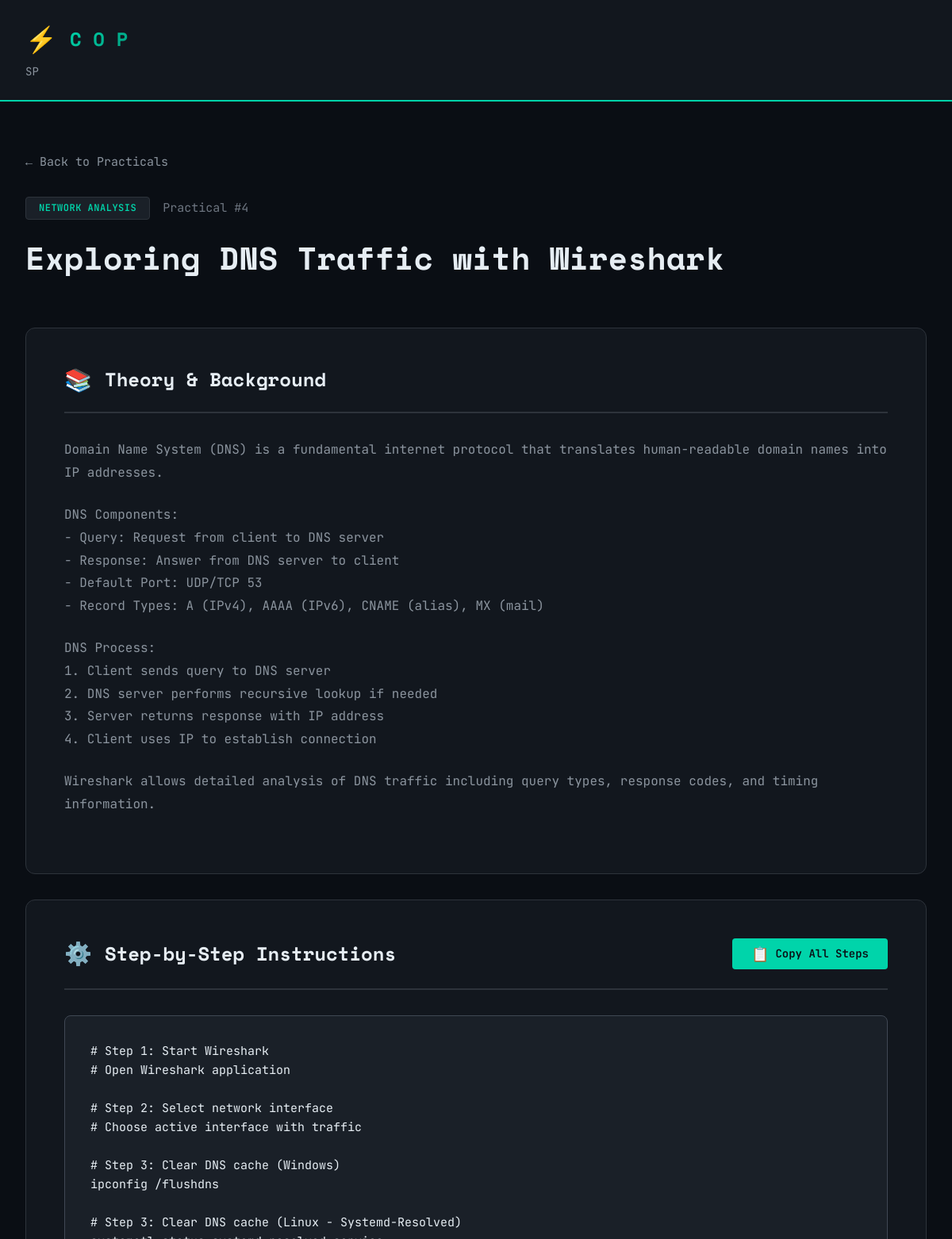
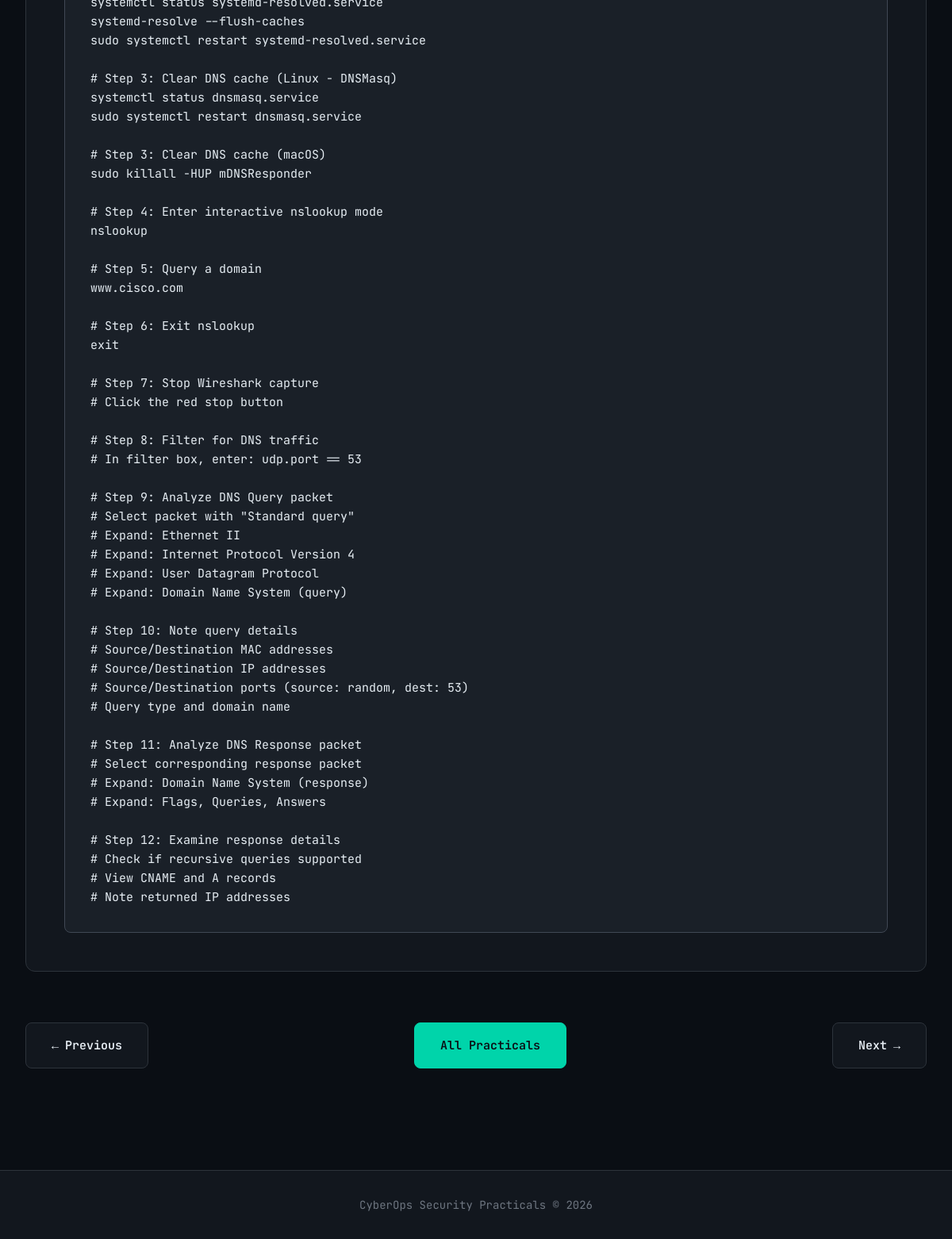
Screenshot of /practical/4 with the database file from the repository (2 pictures, top to bottom).
### tables this page shows
CREATE TABLE practicals (
            id INTEGER PRIMARY KEY AUTOINCREMENT,
            title TEXT NOT NULL,
            category TEXT NOT NULL,
            theory TEXT NOT NULL,
            steps TEXT NOT NULL
        );

### app.py (the view)
@app.route('/practical/<int:practical_id>')
def practical(practical_id):
    conn = get_db()
    cursor = conn.cursor()
    cursor.execute('SELECT * FROM practicals WHERE id = ?', (practical_id,))
    practical = cursor.fetchone()
    conn.close()
    if practical is None:
        return "Practical not found", 404
    return render_template('practical.html', practical=practical)

### app.py (called while the page is built)
def get_db():
    conn = sqlite3.connect(DATABASE)
    conn.row_factory = sqlite3.Row
    return conn

### templates/practical.html (shortened to what this page needs)
{% extends "base.html" %}
{% block content %}
<div class="container">
    <div class="breadcrumb">
        <a href="/">← Back to Practicals</a>
    </div>
    <div class="practical-header">
        <div class="header-meta">
            <span class="category-badge">{{ practical['category'] }}</span>
            <span class="practical-id">Practical #{{ practical['id'] }}</span>
        </div>
        <h1 class="practical-title">{{ practical['title'] }}</h1>
    </div>
    <div class="practical-content">
        <section class="content-section">
            <div class="section-header">
                <h2 class="section-title">
                    <span class="section-icon">📚</span>
                    Theory & Background
                </h2>
            </div>
            <div class="section-body theory-content">
                {{ practical['theory']|replace('\n\n', '</p><p>')|replace('\n', '<br>')|safe }}
            </div>
        </section>
        <section class="content-section">
            <div class="section-header">
                <h2 class="section-title">
                    <span class="section-icon">⚙️</span>
                    Step-by-Step Instructions
                </h2>
                <button class="copy-btn" onclick="copySteps()">
                    <span class="copy-icon">📋</span>
                    <span class="copy-text">Copy All Steps</span>
                </button>
            </div>
            <div class="section-body">
                <pre class="steps-content" id="steps-content">{{ practical['steps'] }}</pre>
            </div>
        </section>
    </div>
    <div class="practical-navigation">
        {% if practical['id'] > 1 %}
        <a href="/practical/{{ practical['id'] - 1 }}" class="nav-btn nav-prev">
            <span class="nav-arrow">←</span>
            <span class="nav-label">Previous</span>
        </a>
        {% else %}
        <div class="nav-spacer"></div>
        {% endif %}
        <a href="/" class="nav-btn nav-home">
            <span class="nav-label">All Practicals</span>
        </a>
        {% if practical['id'] < 9 %}
        <a href="/practical/{{ practical['id'] + 1 }}" class="nav-btn nav-next">
            <span class="nav-label">Next</span>
            <span class="nav-arrow">→</span>
        </a>
        {% else %}
        <div class="nav-spacer"></div>
        {% endif %}
    </div>
</div>
{% endblock %}

### static/css/style.css (style rules this page uses)
* { margin: 0; padding: 0; box-sizing: border-box; }
:root { --bg-primary: #0a0e14; --bg-secondary: #12171e; --bg-tertiary: #1a2028; --bg-elevated: #1e2530; --text-primary: #e6edf3; --text-secondary: #8b949e; --text-muted: #6e7681; --accent-primary: #00d4aa; --accent-secondary: #00b894; --accent-tertiary: #00a080; --border-color: #2d333b; --border-bright: #404854; --success: #3fb950; --warning: #d29922; --error: #f85149; --cat-crypto: #ff6b6b; --cat-network: #4ecdc4; --cat-forensics: #95e1d3; --cat-analysis: #f38181; --cat-log: #ffd93d; --cat-siem: #6bcf7f; --cat-analytics: #a29bfe; --cat-processing: #fd79a8; --font-mono: 'JetBrains Mono', 'Courier New', monospace; --font-display: 'Space Mono', monospace; --spacing-xs: 0.25rem; --spacing-sm: 0.5rem; --spacing-md: 1rem; --spacing-lg: 1.5rem; --spacing-xl: 2rem; --spacing-2xl: 3rem; --spacing-3xl: 4rem; --radius-sm: 4px; --radius-md: 8px; --radius-lg: 12px; --transition-fast: 0.15s ease; --transition-base: 0.3s ease; --transition-slow: 0.5s ease; }
body { font-family: var(--font-mono); background: var(--bg-primary); color: var(--text-primary); line-height: 1.6; font-size: 15px; min-height: 100vh; display: flex; flex-direction: column; }
h1, h2, h3, h4, h5, h6 { font-family: var(--font-display); font-weight: 700; line-height: 1.2; margin-bottom: var(--spacing-md); }
a { color: var(--accent-primary); text-decoration: none; transition: color var(--transition-fast); }
.container { max-width: 1400px; margin: 0 auto; padding: 0 var(--spacing-xl); }
.category-badge { background: var(--bg-tertiary); color: var(--accent-primary); padding: var(--spacing-xs) var(--spacing-md); border-radius: var(--radius-sm); font-size: 0.75rem; font-weight: 600; text-transform: uppercase; letter-spacing: 0.5px; border: 1px solid var(--border-color); }
.breadcrumb { margin-bottom: var(--spacing-xl); }
.breadcrumb a { color: var(--text-secondary); font-size: 0.9375rem; display: inline-flex; align-items: center; gap: var(--spacing-sm); transition: color var(--transition-fast); }
.practical-header { margin-bottom: var(--spacing-3xl); }
.header-meta { display: flex; align-items: center; gap: var(--spacing-md); margin-bottom: var(--spacing-lg); }
.practical-id { color: var(--text-muted); font-size: 0.9375rem; }
.practical-title { font-size: 2.5rem; color: var(--text-primary); }
.content-section { background: var(--bg-secondary); border: 1px solid var(--border-color); border-radius: var(--radius-lg); padding: var(--spacing-2xl); margin-bottom: var(--spacing-xl); }
.section-header { display: flex; justify-content: space-between; align-items: center; margin-bottom: var(--spacing-xl); padding-bottom: var(--spacing-lg); border-bottom: 2px solid var(--border-color); }
.section-title { display: flex; align-items: center; gap: var(--spacing-md); font-size: 1.5rem; color: var(--text-primary); margin: 0; }
.section-icon { font-size: 1.75rem; }
.section-body { position: relative; }
.theory-content { color: var(--text-secondary); line-height: 1.8; font-size: 1rem; }
.theory-content p { margin-bottom: var(--spacing-lg); }
.steps-content { background: var(--bg-tertiary); border: 1px solid var(--border-bright); border-radius: var(--radius-md); padding: var(--spacing-xl); overflow-x: auto; font-family: var(--font-mono); font-size: 0.9375rem; line-height: 1.6; color: var(--text-primary); white-space: pre-wrap; word-wrap: break-word; }
.copy-btn { display: inline-flex; align-items: center; gap: var(--spacing-sm); padding: var(--spacing-sm) var(--spacing-lg); background: var(--accent-primary); color: var(--bg-primary); border: none; border-radius: var(--radius-sm); font-family: var(--font-mono); font-size: 0.875rem; font-weight: 600; cursor: pointer; transition: all var(--transition-fast); }
.copy-icon { font-size: 1.125rem; }
.practical-navigation { display: flex; justify-content: space-between; gap: var(--spacing-lg); margin-top: var(--spacing-3xl); }
.nav-btn { display: inline-flex; align-items: center; gap: var(--spacing-sm); padding: var(--spacing-md) var(--spacing-xl); background: var(--bg-secondary); border: 1px solid var(--border-color); border-radius: var(--radius-md); color: var(--text-primary); font-weight: 600; transition: all var(--transition-fast); }
.nav-arrow { transition: transform var(--transition-fast); }
.nav-home { background: var(--accent-primary); color: var(--bg-primary); border-color: var(--accent-primary); }

### rows the page displays
practicals: category "NETWORK ANALYSIS", id "4", title "Exploring DNS Traffic with Wireshark", theory "Domain Name System (DNS) is a fundamental internet protocol that translates human-readable domain names into IP addresses. DNS Components: - Query: Request from client to DNS server - Response: Answer from DNS server to client - Default Port: UDP/TCP 53 - Record Types: A (IPv4), AAAA (IPv6), CNAME (alias), MX (mail) DNS Process: 1. Client sends query to DNS server 2. DNS server performs recursive lookup if needed 3. Server returns response with IP address 4. Client uses IP to establish connection Wireshark allows detailed analysis of DNS traffic including query types, response codes, and timing information.", steps "# Step 1: Start Wireshark # Open Wireshark application # Step 2: Select network interface # Choose active interface with traffic # Step 3: Clear DNS cache (Windows) ipconfig /flushdns # Step 3: Clear DNS cache (Linux - Systemd-Resolved) systemctl status systemd-resolved.service systemd-resolve --flush-caches sudo systemctl restart systemd-resolved.service # Step 3: Clear DNS cache (Linux - DNSMasq) systemctl status dnsmasq.service sudo systemctl restart dnsmasq.service # Step 3: Clear DNS cache (macOS) sudo killall -HUP mDNSResponder # Step 4: Enter interactive nslookup mode nslookup # Step 5: Query a domain www.cisco.com # Step 6: Exit nslookup exit # Step 7: Stop Wireshark capture # Click…"
